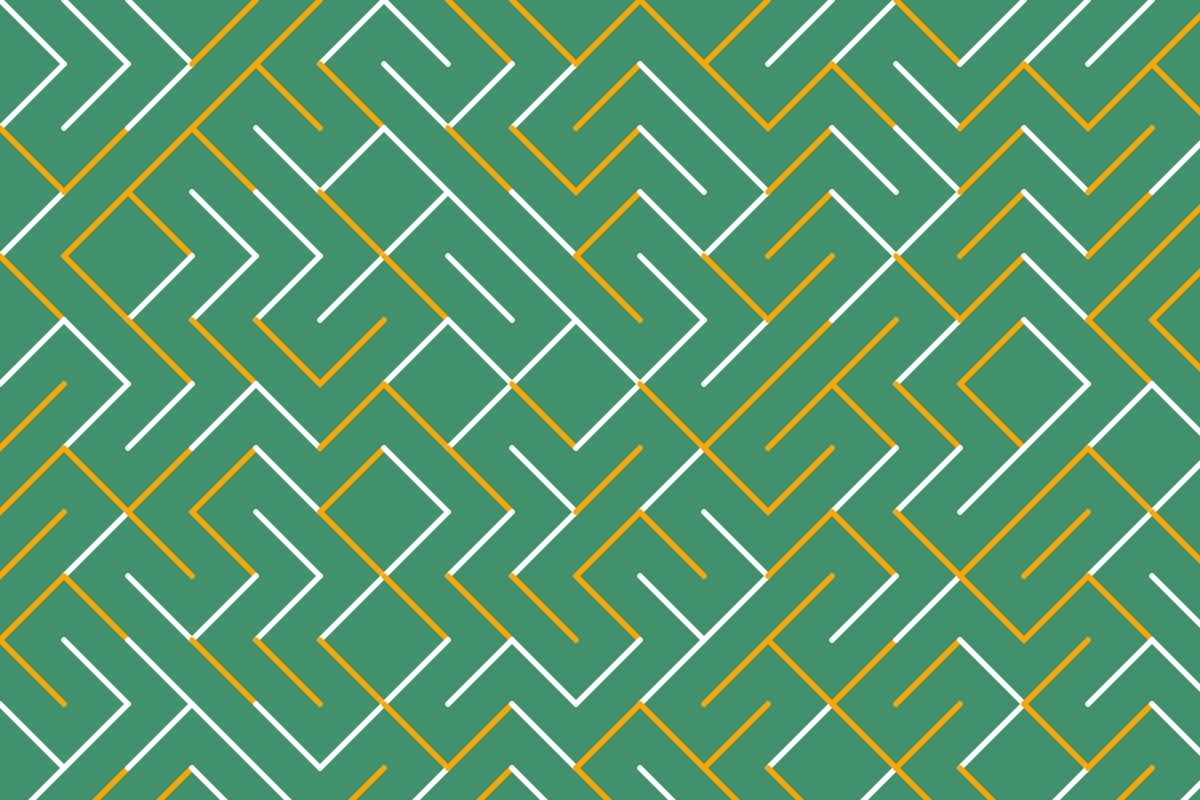
Frame 1 (no input)
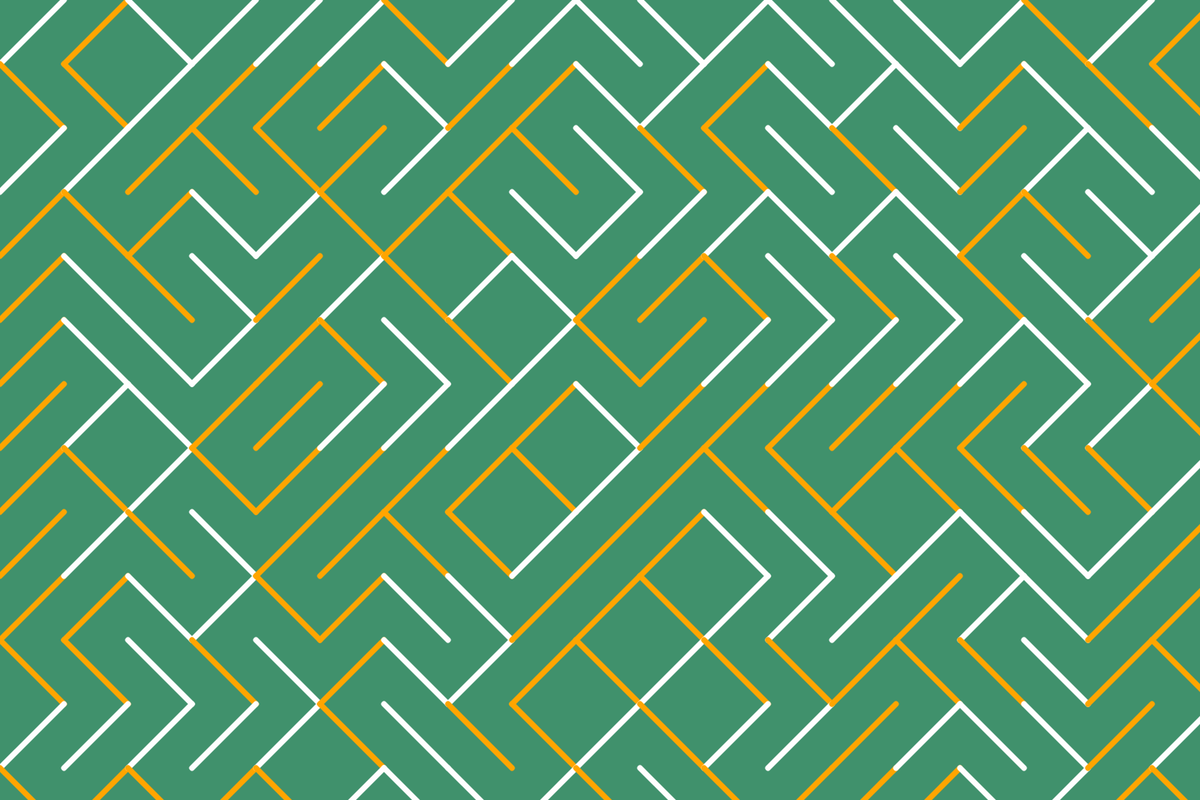
Frame 2 (the mouse pressed at the canvas centre, redrawn once)

The p5.js sketch that drew these frames (run headless with seeded random() and noise() and a simulated clock; the mouse was pressed at the canvas centre and the sketch redrawn once):

// p5.js sketch
// ── sketch.js
/* 👇 Start writing your p5.js code here */

var afstand = 80;
/* Dit is een variabele die de waarde van de afstand tussen de lijnen opslaat. */

function setup() {
  createCanvas(1500,1000);
  noLoop();
}

/* In de function setup wordt het canvas gemaakt die 1500 bij 1000px is. */


function draw() {
  background('#40916c');
  stroke('white');
  strokeWeight(7);
  
  for(var horizontaal = 0; horizontaal < 1500;  horizontaal = horizontaal + afstand){
    for(var verticaal = 0; verticaal < 1500; verticaal = verticaal + afstand){
      drawRandomline(horizontaal, verticaal, afstand);
    }
  }
}

/*In deze loop vul ik het canvas op met de horizontale en verticale lijnen. Door de if else 
zijn deze random op het canvas te zien. De afstand tussen deze lijnen blijft 80.
Verder pas ik in function draw de dikte van de lijnen aan en geef het canvas een nieuwe achtergrondkleur.
*/

function drawRandomline(horizontaal, verticaal,afstand){
  if(random() > 0.5){
    line(horizontaal, verticaal, horizontaal + afstand, verticaal + afstand);
    stroke('white');
    strokeWeight(7);
  }
  else{
    line(horizontaal + afstand, verticaal, horizontaal, verticaal + afstand);
    stroke('orange');
    strokeWeight(7);
  }
}

/* In de function drawrandomline zorg ik ervoor dat het doolhof elke keer veranderd wanneer de gebruiker 
de pagin refreshed.*/

function mouseClicked(){
  console.log('Ik ben een stukje tekst');
  afstand = afstand + 20;
  redraw();
}

/* In deze function vind de interactie plaats. Wanneer de gebruiker op het doolhof drukt wordt er 
20 bij de afstand opgeteld. De afstand is 80 en wordt door 1 mouseclick 100. */

function keyPressed() {
  if (keyCode === LEFT_ARROW) {
    afstand = afstand - 20;
      redraw();
  }
}

/* in deze functie vind er interactie plaats. Wanneer de gebruiker op het linkerpijltje drukt, wordt het 
doolhof weer moeilijker en krijgt het meer lijnen. */
